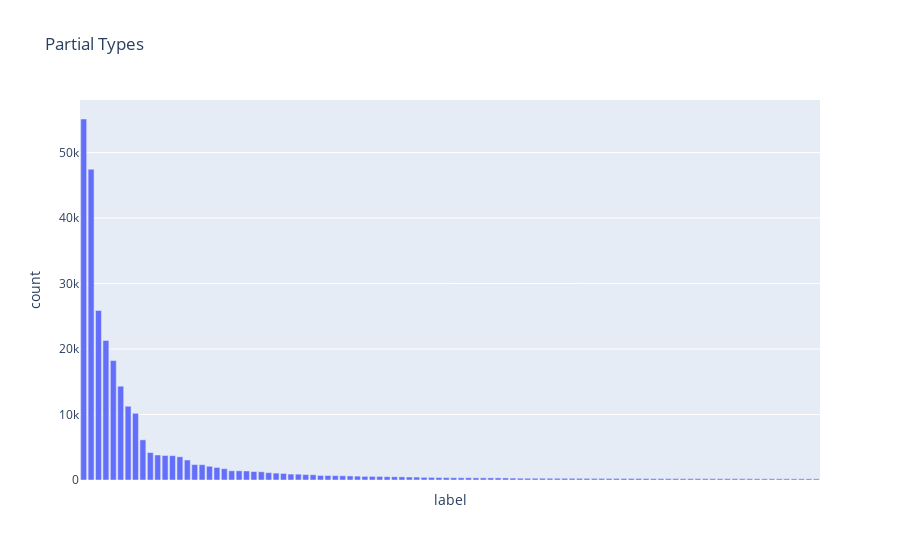

The cell this chart's notebook holds for it:
### Code cell
plot_counts((map(lambda a: type_name(a.head), all_annots)), title="Partial Types")

### Figure 1 — Plotly figure (JSON) as saved in the notebook; plotly's stock layout.template omitted (floating-point values rounded to 4 significant figures)
{"data": [{"alignmentgroup": "True", "hovertemplate": "label=%{x}<br>count=%{y}<extra></extra>", "legendgroup": "", "marker": {"color": "#636efa", "pattern": {"shape": ""}}, "name": "", "offsetgroup": "", "orientation": "v", "showlegend": false, "textposition": "auto", "type": "bar", "x": ["str", "None", "Optional", "int", "bool", "List", "Any", "Dict", "Union", "float", "Tuple", "Path", "Callable", "dict", "bytes", "list", "Iterable", "Sequence", "Type", "Iterator", "ndarray", "Response", "datetime", "Set", "Request", "Tensor", "Context", "DataFrame", "Mapping", "User", "object", "Literal", "Session", "Config", "Expr", "T", "Generator", "UserID", "UserContext", "tuple", "Contract", "URL", "Node", "Mock", "set", "Namespace", "CompileFn", "Message", "Address", "Event", "Nvim", "Connection", "Model", "Logger", "State", "HttpRequest", "Redis", "MockerFixture", "Text", "Flask", "Container", "Awaitable", "Application", "ArgumentParser", "Root", "Candidates", "MagicMock", "_MakeClient", "type", "Item", "IO", "DataT", "PartyID", "Collection", "Settings", "Vertex", "Scope", "ClassVar", "Final", "Field", "date", "View", "BlockHeaderAPI", "Token", "AsyncIterator", "Client", "Variable", "Configuration", "TestClient", "Parameter", "FrozenSet", "ClientSession", "vertex_constructor_param_types", "HttpResponse", "GlobalState", "BytesIO", "OneFlagClass", "MultiFlagClass", "UUID", "Exception"], "xaxis": "x", "y": [55122, 47454, 25878, 21312, 18234, 14324, 11261, 10185, 6129, 4188, 3819, 3744, 3721, 3543, 3057, 2358, 2339, 2101, 1919, 1727, 1406, 1403, 1381, 1291, 1258, 1122, 1054, 1003, 902, 893, 827, 805, 695, 687, 665, 643, 619, 592, 557, 549, 540, 506, 491, 476, 457, 447, 406, 396, 374, 362, 350, 342, 342, 330, 328, 324, 322, 311, 290, 274, 264, 264, 264, 263, 259, 256, 253, 251, 248, 243, 241, 238, 236, 233, 232, 230, 229, 215, 214, 212, 212, 208, 207, 206, 202, 200, 200, 199, 198, 193, 193, 185, 185, 185, 185, 184, 182, 182, 180, 179], "yaxis": "y"}], "layout": {"barmode": "relative", "legend": {"tracegroupgap": 0}, "title": {"text": "Partial Types"}, "xaxis": {"anchor": "y", "domain": [0, 1], "showticklabels": false, "title": {"text": "label"}, "visible": true}, "yaxis": {"anchor": "x", "domain": [0, 1], "title": {"text": "count"}}}}
